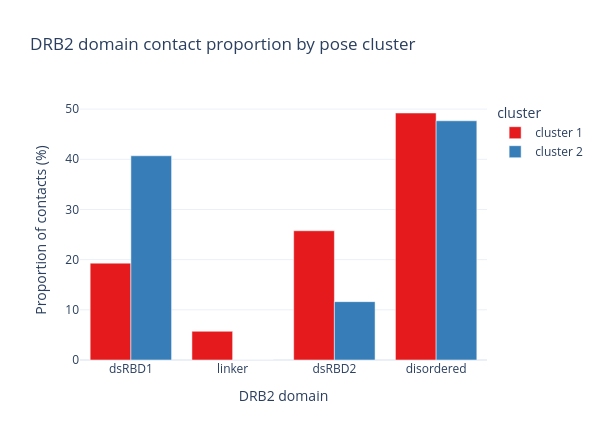
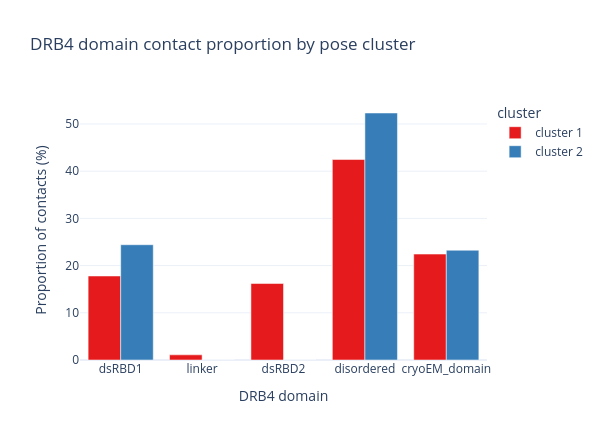

Notebook source saved alongside these figures, in order:
### Code cell
# Domain-proportion comparison across clusters (grouped bars).
def domain_proportions_by_cluster(domain_col, ordered_labels, protein_label):
    rows = []
    for c in clusters:
        sub_c = df[df["cluster"] == c]
        counts = sub_c[domain_col].value_counts()
        total = counts.sum()
        for d in ordered_labels:
            rows.append({"cluster": f"cluster {c}", "domain": d,
                         "pct": 100 * counts.get(d, 0) / total if total else 0.0})
    plot_df = pd.DataFrame(rows)

    fig = px.bar(
        plot_df, x="domain", y="pct", color="cluster", barmode="group",
        category_orders={"domain": ordered_labels},
        color_discrete_sequence=CLUSTER_PALETTE,
        labels={"pct": "Proportion of contacts (%)", "domain": f"{protein_label} domain"},
        title=f"{protein_label} domain contact proportion by pose cluster",
    )
    fig.update_layout(template=TEMPLATE, width=max(600, len(ordered_labels) * 120), height=440)
    save_fig(fig, f"{protein_label}_domain_proportions_by_cluster.html", "per_cluster")
    return plot_df

_ = domain_proportions_by_cluster("drb2_domain", DRB2_LABELS, "DRB2")
_ = domain_proportions_by_cluster("drb4_domain", DRB4_LABELS, "DRB4")

### Figure 1 — Plotly figure (JSON) as saved in the notebook; plotly's stock layout.template omitted (floating-point values rounded to 4 significant figures)
{"data": [{"alignmentgroup": "True", "hovertemplate": "cluster=cluster 1<br>DRB2 domain=%{x}<br>Proportion of contacts (%)=%{y}<extra></extra>", "legendgroup": "cluster 1", "marker": {"color": "rgb(228,26,28)", "pattern": {"shape": ""}}, "name": "cluster 1", "offsetgroup": "cluster 1", "orientation": "v", "showlegend": true, "textposition": "auto", "type": "bar", "x": ["dsRBD1", "linker", "dsRBD2", "disordered"], "xaxis": "x", "y": [19.3, 5.721, 25.75, 49.22], "yaxis": "y"}, {"alignmentgroup": "True", "hovertemplate": "cluster=cluster 2<br>DRB2 domain=%{x}<br>Proportion of contacts (%)=%{y}<extra></extra>", "legendgroup": "cluster 2", "marker": {"color": "rgb(55,126,184)", "pattern": {"shape": ""}}, "name": "cluster 2", "offsetgroup": "cluster 2", "orientation": "v", "showlegend": true, "textposition": "auto", "type": "bar", "x": ["dsRBD1", "linker", "dsRBD2", "disordered"], "xaxis": "x", "y": [40.7, 0.0, 11.63, 47.67], "yaxis": "y"}], "layout": {"barmode": "group", "height": 440, "legend": {"title": {"text": "cluster"}, "tracegroupgap": 0}, "title": {"text": "DRB2 domain contact proportion by pose cluster"}, "width": 600, "xaxis": {"anchor": "y", "categoryarray": ["dsRBD1", "linker", "dsRBD2", "disordered"], "categoryorder": "array", "domain": [0.0, 1.0], "title": {"text": "DRB2 domain"}}, "yaxis": {"anchor": "x", "domain": [0.0, 1.0], "title": {"text": "Proportion of contacts (%)"}}}}

### Figure 2 — Plotly figure (JSON) as saved in the notebook; plotly's stock layout.template omitted (floating-point values rounded to 4 significant figures)
{"data": [{"alignmentgroup": "True", "hovertemplate": "cluster=cluster 1<br>DRB4 domain=%{x}<br>Proportion of contacts (%)=%{y}<extra></extra>", "legendgroup": "cluster 1", "marker": {"color": "rgb(228,26,28)", "pattern": {"shape": ""}}, "name": "cluster 1", "offsetgroup": "cluster 1", "orientation": "v", "showlegend": true, "textposition": "auto", "type": "bar", "x": ["dsRBD1", "linker", "dsRBD2", "disordered", "cryoEM_domain"], "xaxis": "x", "y": [17.8, 1.094, 16.2, 42.47, 22.44], "yaxis": "y"}, {"alignmentgroup": "True", "hovertemplate": "cluster=cluster 2<br>DRB4 domain=%{x}<br>Proportion of contacts (%)=%{y}<extra></extra>", "legendgroup": "cluster 2", "marker": {"color": "rgb(55,126,184)", "pattern": {"shape": ""}}, "name": "cluster 2", "offsetgroup": "cluster 2", "orientation": "v", "showlegend": true, "textposition": "auto", "type": "bar", "x": ["dsRBD1", "linker", "dsRBD2", "disordered", "cryoEM_domain"], "xaxis": "x", "y": [24.42, 0.0, 0.0, 52.33, 23.26], "yaxis": "y"}], "layout": {"barmode": "group", "height": 440, "legend": {"title": {"text": "cluster"}, "tracegroupgap": 0}, "title": {"text": "DRB4 domain contact proportion by pose cluster"}, "width": 600, "xaxis": {"anchor": "y", "categoryarray": ["dsRBD1", "linker", "dsRBD2", "disordered", "cryoEM_domain"], "categoryorder": "array", "domain": [0.0, 1.0], "title": {"text": "DRB4 domain"}}, "yaxis": {"anchor": "x", "domain": [0.0, 1.0], "title": {"text": "Proportion of contacts (%)"}}}}
